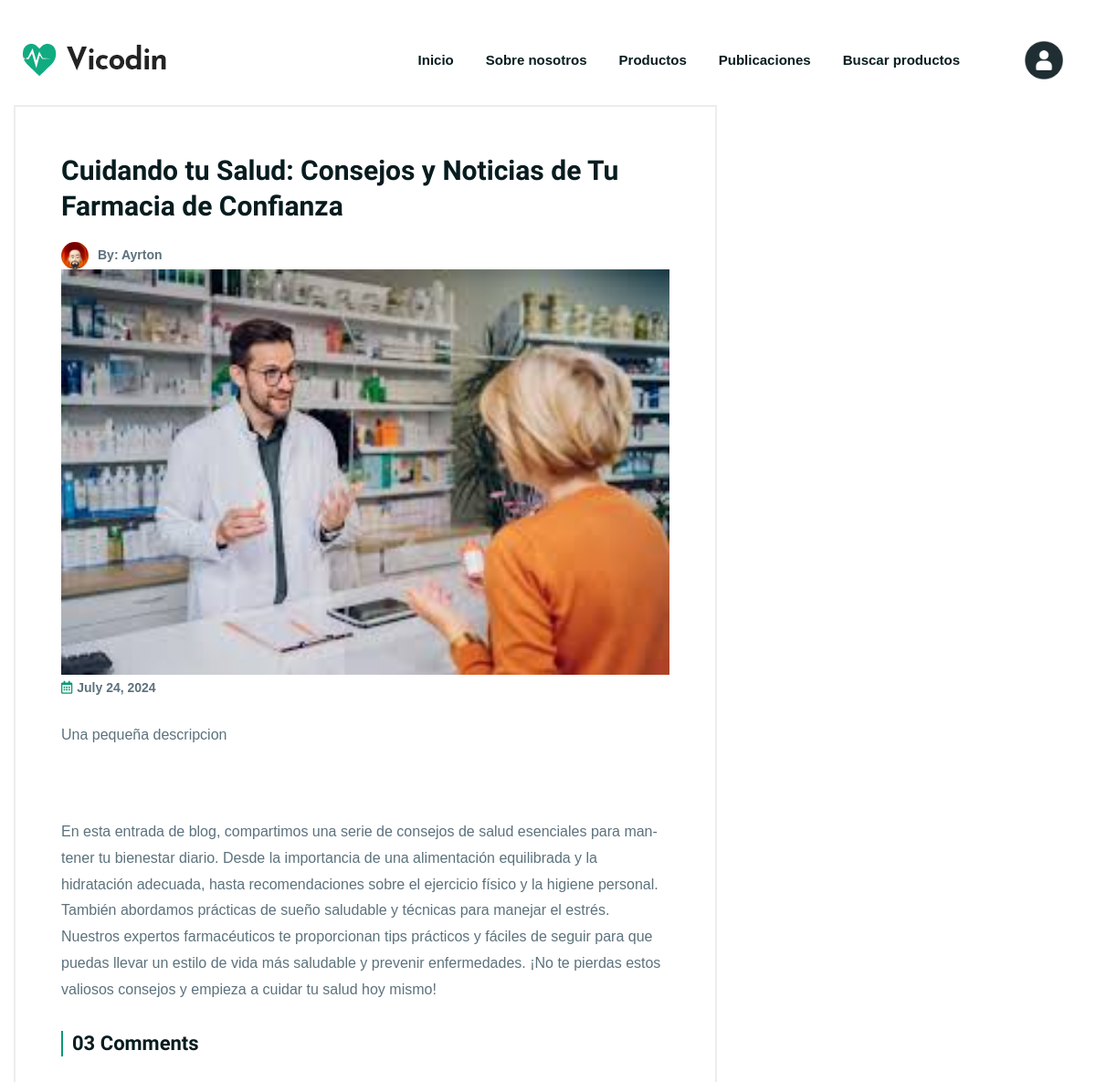
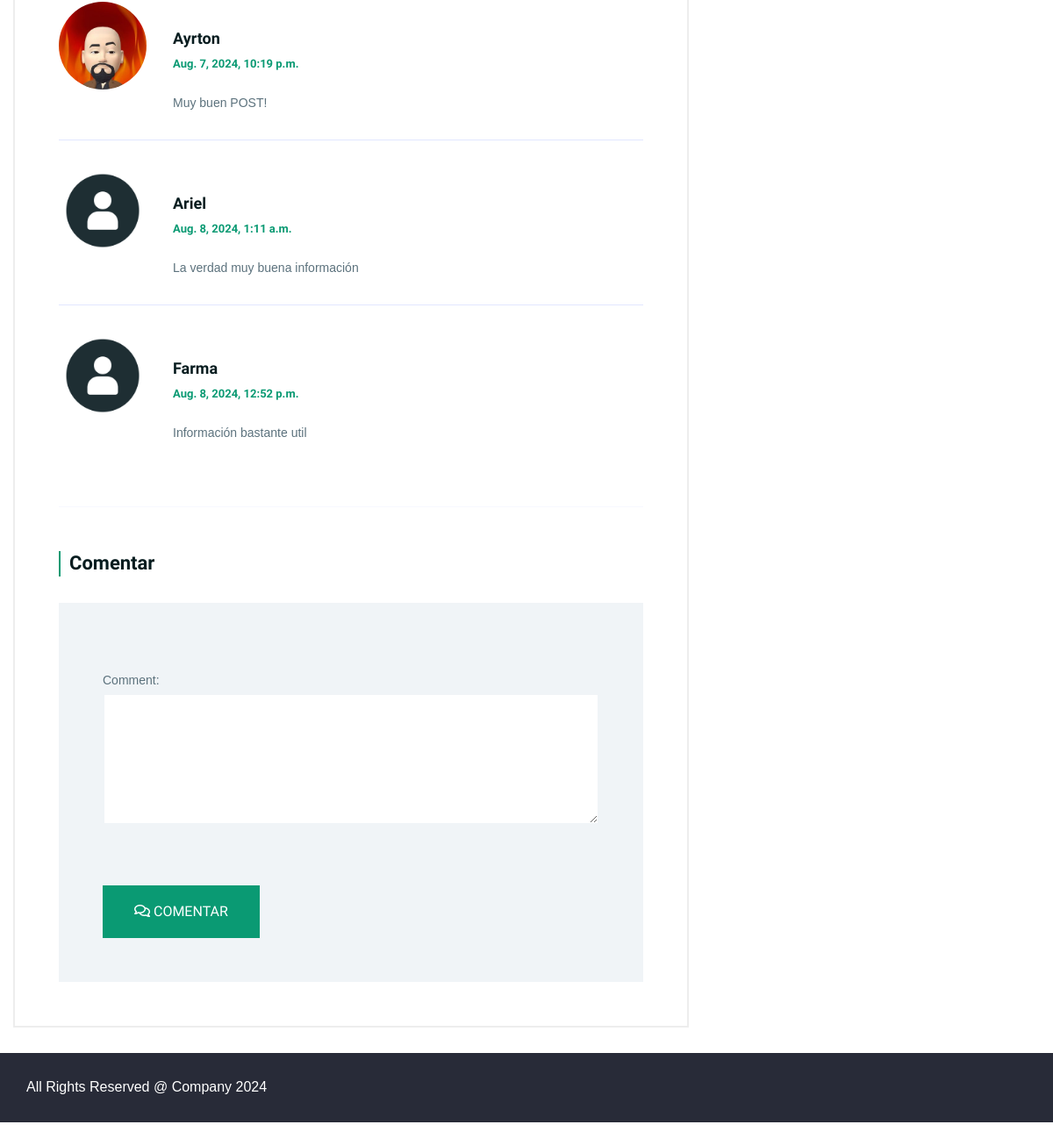
The page /publicacion-detail/4/ on the database its author committed (2 pictures, top to bottom).
### Vicodin/models.py (models this page shows, shortened)
class Blog(models.Model):
    name = models.CharField(max_length=100)
    description = models.TextField()
    body = models.TextField(default='')
    author = models.ForeignKey(User, on_delete=models.CASCADE,default=1)
    date = models.DateField()
    image = models.ImageField(upload_to='blog_images/', null=True, blank=True)

class Comentario(models.Model):
    user = models.ForeignKey(User, on_delete=models.CASCADE)
    blog = models.ForeignKey(Blog, on_delete=models.CASCADE)
    comment = models.TextField()
    date = models.DateTimeField(auto_now_add=True)

### users/models.py (models this page shows, shortened)
class Imagen(models.Model):
    user = models.OneToOneField(User, on_delete=models.CASCADE)
    imagen = models.ImageField(upload_to='imagenes', null=True, blank = True)

### Vicodin/views.py (the view, shortened to what this page needs)
# urls.py: path('publicacion-detail/<int:pk>/', views.PublicacionDetailView.as_view(), name="PublicacionDetail"),
class PublicacionDetailView(FormMixin, DetailView):
    model = Blog
    template_name = "Vicodin/vbc/publicacion_detail.html"
    form_class = ComentarioForm
    def get_context_data(self, **kwargs):
        context = super().get_context_data(**kwargs)
        context['comentarios'] = Comentario.objects.filter(blog=self.get_object())
        context['form'] = self.get_form()
        return context

### Vicodin/forms.py
class ComentarioForm(forms.ModelForm):
    class Meta:
        model = Comentario
        fields = ['comment']

### Vicodin/templates/Vicodin/vbc/publicacion_detail.html (shortened to what this page needs)
{% extends 'Vicodin/base.html' %}
{% load static %}
{% block main %}
<div class="ltn__page-details-area ltn__blog-details-area mb-120">
    <div class="container">
        <div class="row">
            <div class="col-lg-8">
                <div class="ltn__blog-details-wrap">
                    <div class="ltn__page-details-inner ltn__blog-details-inner">
                        <h2 class="ltn__blog-title">{{blog.name}}
                        </h2>
                        <div class="ltn__blog-meta">
                            <ul>
                                <li class="ltn__blog-author">
                                    {% if blog.author.imagen %}
                                        <a href="#"><img src="{{ blog.author.imagen.imagen.url }}" alt="Author Image">By: {{ blog.author }}</a>
                                    {% else %}
                                        <a href="#"><img src="{% static 'Vicodin/assets/img/default-avatar.png' %}" alt="Default Image">By: {{ blog.author }}</a>
                                    {% endif %}
                                </li>
                                <br>
                                {% if blog.image %}
                                <img style="width: -webkit-fill-available;" src=" {{blog.image.url}}" alt="{{blog.name}}">
                                {% else %}
                                <img src=" {% static 'Vicodin/assets/img/no-image.jpg' %}" alt="{{blog.name}}">
                                {% endif %}
                                <li class="ltn__blog-date">
                                    <i class="far fa-calendar-alt"></i>{{blog.date}}
                                </li>
                            </ul>
                        </div>
                        <p>{{blog.description}}</p>
                        <br>
                        <p>{{blog.body}}</p>
                        <div class="ltn__comment-area mb-50">
                            <h4 class="title-2">03 Comments</h4>
                            <div class="ltn__comment-inner">
                                <ul>
                                    {% for comentario in comentarios %}
                                        <li>
                                            <div class="ltn__comment-item clearfix">
                                                <div class="ltn__commenter-img">
                                                    {% if comentario.user.imagen %}
                                                        <img src="{{ comentario.user.imagen.imagen.url }}" alt="Image">
                                                        {% else %}
                                                        <img src="{% static 'Vicodin/assets/img/default-avatar.png' %}" alt="Image">
                                                    {% endif %}
                                                </div>
                                                <div class="ltn__commenter-comment">
                                                    <h6><a href="#">{{ comentario.user.username }}</a></h6>
                                                    <span class="comment-date">{{ comentario.date }}</span>
                                                    <p>{{ comentario.comment }}</p>
                                                </div>
                                            </div>
                                        </li>
                                    {% empty %}
                                        <p>No hay comentarios</p>
                                    {% endfor %}
                                </ul>
                            </div>
                        </div>
                        <hr>
                        <div class="ltn__comment-reply-area ltn__form-box mb-60---">
                            <h4 class="title-2">Comentar</h4>
                            <form method="POST">
                                {{ form.as_p }}
                                <div class="btn-wrapper">
                                    <button class="btn theme-btn-1 btn-effect-1 text-uppercase" type="submit"><i class="far fa-comments"></i>
                                        Comentar</button>
                                </div>
                            </form>
                        </div>
                    </div>
                </div>
            </div>
        </div>
    </div>
    <br>
{% endblock main %}

### Vicodin/templates/Vicodin/base.html (shortened to what this page needs)
<!doctype html>
<html class="no-js" lang="en">
<head>
    {% load static %}
    <link rel="stylesheet" href="{% static 'Vicodin/css/font-icons.css'%}">
    <link rel="stylesheet" href="{% static 'Vicodin/css/plugins.css'%}">
    <link rel="stylesheet" href="{% static 'Vicodin/css/style.css' %}">
    <link rel="stylesheet" href="{% static 'Vicodin/css/responsive.css'%}">
</head>
<body>
    <div class="body-wrapper">
        <header
            class="ltn__header-area ltn__header-5 ltn__header-logo-and-mobile-menu-in-mobile--- ltn__header-logo-and-mobile-menu--- ltn__header-transparent gradient-color-4---">
            <div
                class="ltn__header-middle-area ltn__logo-right-menu-option ltn__header-row-bg-white ltn__header-padding ltn__header-sticky ltn__sticky-bg-white">
                <div class="container">
                    <div class="row">
                        <div class="col">
                            <div class="site-logo-wrap">
                                <div class="site-logo">
                                    <a href="{% url 'Inicio' %}"><img src="{% static 'Vicodin/assets/img/logo.png' %}"
                                            alt="Logo"></a>
                                </div>
                            </div>
                        </div>
                        <div class="col header-menu-column menu-color-white---">
                            <div class="header-menu d-none d-xl-block">
                                <nav>
                                    <div class="ltn__main-menu">
                                        <ul>
                                            <li><a href="{% url 'Inicio' %}">Inicio</a></li>
                                            <li><a href="{% url 'SobreNosotros' %}">Sobre nosotros</a></li>
                                            <li><a href="{% url 'ProductoList' %}">Productos</a></li>
                                            <li><a href="{% url 'PublicacionList' %}">Publicaciones</a></li>
                                            <li><a href="{% url 'BuscarProducto' %}">Buscar productos</a></li>
                                        </ul>
                                    </div>
                                </nav>
                            </div>
                        </div>
                        <div class="col--- ltn__header-options ltn__header-options-2 mb-sm-20">
                            <div class="ltn__drop-menu user-menu">
                                <ul>
                                    {% if request.user.is_authenticated %}
                                        <li>
                                            {% if request.user.imagen.imagen.url%}
                                                <img src="{{request.user.imagen.imagen.url}}" class="avatar" alt="Avatar del usuario">
                                            {% else %}
                                                <img src="{% static 'Vicodin/assets/img/default-avatar.png' %}" class="avatar icon-user" alt="Avatar del usuario">
                                            {% endif %}
                                            <ul>
                                                <li><a href="{% url 'EditarPerfil' %}">{{ request.user.username }}</a></li>
                                                <li><a href="{% url 'Logout' %}" onclick="event.preventDefault(); logout();">Cerrar sesión</a></li>
                                            </ul>
                                        </li>
                                        {% else %}
                                        <li>
                                            <img src="{% static 'Vicodin/assets/img/default-avatar.png' %}" class="avatar icon-user" alt="Avatar del usuario">
                                        </li>
                                    {% endif %}
                                </ul>
                            </div>
                        </div>
                    </div>
                </div>
            </div>
        </header>
        <br><br><br><br>
        {% block main %}
        {% endblock main %}
        <footer class="ltn__footer-area  ">
            <div class="ltn__copyright-area ltn__copyright-2 section-bg-7  plr--5">
                <div class="container-fluid ltn__border-top-2">
                    <div class="row">
                        <div class="col-md-6 col-12">
                            <div class="ltn__copyright-design clearfix">
                                <p>All Rights Reserved @ Company <span class="current-year"></span></p>
                            </div>
                        </div>
                    </div>
                </div>
            </div>
        </footer>
    </div>
</body>
</html>

### Vicodin/static/Vicodin/css/responsive.css (style rules this page uses)
@media (min-width: 1200px) { .container { max-width: 1200px; } }

### rows shown on the page
Blog: name "Cuidando tu Salud: Consejos y Noticias de Tu Farmacia de Confianza", author.imagen.imagen (picture), author "Ayrton", image (picture), date "July 24, 2024", description "Una pequeña descripcion", body "En esta entrada de blog, compartimos una serie de consejos de salud esenciales para mantener tu bienestar diario. Desde la importancia de una alimentación equilibrada y la hidratación adecuada, hasta recomendaciones sobre el ejercicio físico y la higiene personal. También abordamos prácticas de sueño saludable y técnicas para manejar el estrés. Nuestros expertos farmacéuticos te proporcionan tips prácticos y fáciles de seguir para que puedas llevar un estilo de vida más saludable y prevenir enfermedades. ¡No te pierdas estos valiosos consejos y empieza a cuidar tu salud hoy mismo!"
Comentario: user.imagen.imagen (picture), user.username "Ayrton", date "Aug. 7, 2024, 10:19 p.m.", comment "Muy buen POST!"
Comentario: user.username "Ariel", date "Aug. 8, 2024, 1:11 a.m.", comment "La verdad muy buena información"
Comentario: user.username "Farma", date "Aug. 8, 2024, 12:52 p.m.", comment "Información bastante util"
